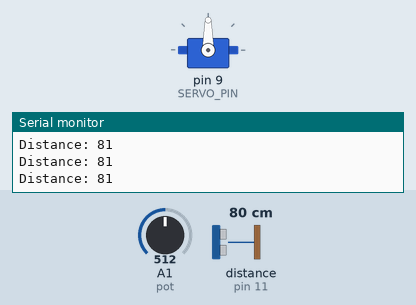
A sketch run on a simulated Arduino Uno, built with avr-gcc and run on an emulated ATmega328P. Parts: servo, the last lines printed to the serial monitor. The inputs (shaded band) are chosen by the test bench; at power-on: distance to the obstacle (sensor on pin 11) 80 cm, A1 (pot) = 512. The echo pulse lasts 58.3 µs per cm.

Above: at 1.2 s.
1.3 s: distance to the obstacle (sensor on pin 11) set to 17 cm
4.3 s: distance to the obstacle (sensor on pin 11) set to 13 cm
At 4.8 s:
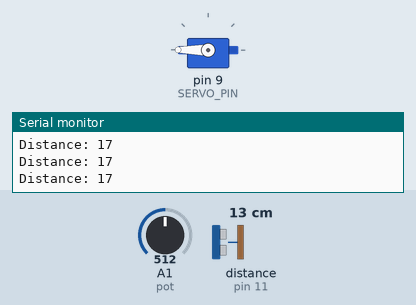
At 5.3 s:
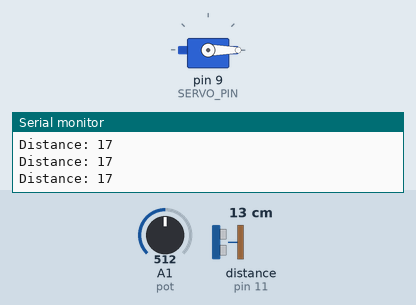
Timing chart, 0 to 13.3 s (numbered marks = the images above; inputs shaded):
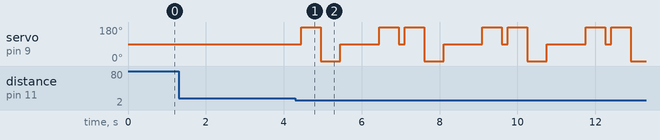

Measured:
- the behaviour switches between 16 and 15 cm on distance to the obstacle (sensor on pin 11) (found by bisection; images 0 and 1)
- after the input at 4.3 s, servo on pin 9 (SERVO_PIN): 90° → 180° after 0.15 s, then repeats every 2.7 s: 0° 0.50 s, 90° 1.0 s, 180° 0.50 s, 90° 0.15 s, 180° 0.50 s

The sketch:

IEEE_teslacar.ino
```cpp
#include <Servo.h>
#include "NewPing.h"

#define TRIGGER_PIN 12
#define ECHO_PIN 11
#define MAX_DISTANCE 200
#define SERVO_PIN 9

NewPing sonar(TRIGGER_PIN, ECHO_PIN, MAX_DISTANCE);
Servo myservo;
int distance;
int angle;
int pot = A1;
int potValue;

void setup() {
    Serial.begin(9600);
    myservo.attach(SERVO_PIN);
    myservo.write(90);
}

void loop() {
    potValue=analogRead(pot);
    angle=map(potValue, 0, 1023, 0, 180);
    myservo.write(angle);
    Serial.print("Distance: ");
    Serial.println(distance);
    distance=sonar.ping_cm();
    if(distance<=15 && distance!=0) {
      manuvra();
    }
    delay(150);

}

void manuvra() {
  myservo.write(180);
  delay(500);
  distance=sonar.ping_cm();
  if(distance<=15 && distance!=0) {
    myservo.write(0);
    delay(500);
    myservo.write(90);
    delay(1000);
    myservo.write(180);
    delay(500);
    myservo.write(90);
  }
  else{
    myservo.write(90);
    delay(1000);
    myservo.write(0);
    delay(500);
    myservo.write(90);
 }
}
```
